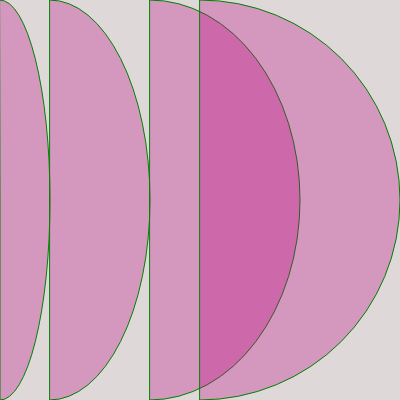
Frame 1 (no input)
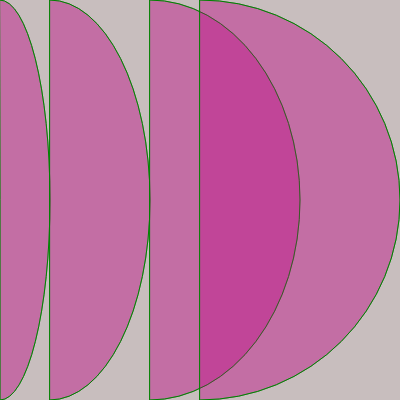
Frame 60 (no input)
Frame 120 (the mouse pressed at the canvas centre since frame 60): identical to frame 60, image omitted

The p5.js sketch that drew these frames (run headless with seeded random() and noise() and a simulated clock; from frame 60 on, the mouse is pressed at the canvas centre):

// p5.js sketch
// ── sketch.js
function setup() {
  createCanvas(400, 400);
}

function draw() {
  background('rgba(200,190,190,0.6)');
  
  
  
  
  
 
 stroke('green');
 fill('rgba(190,0,130,0.3)');
 arc(0,200,100,400,Math.PI/180*270,Math.PI/180*450,PIE);
 arc(50,200,200,400,Math.PI/180*270,Math.PI/180*450,CHORD);
 arc(150,200,300,400,Math.PI/180*270,Math.PI/180*450,CHORD);
 arc(200,200,400,400,Math.PI/180*270,Math.PI/180*450,CHORD);
 
}
